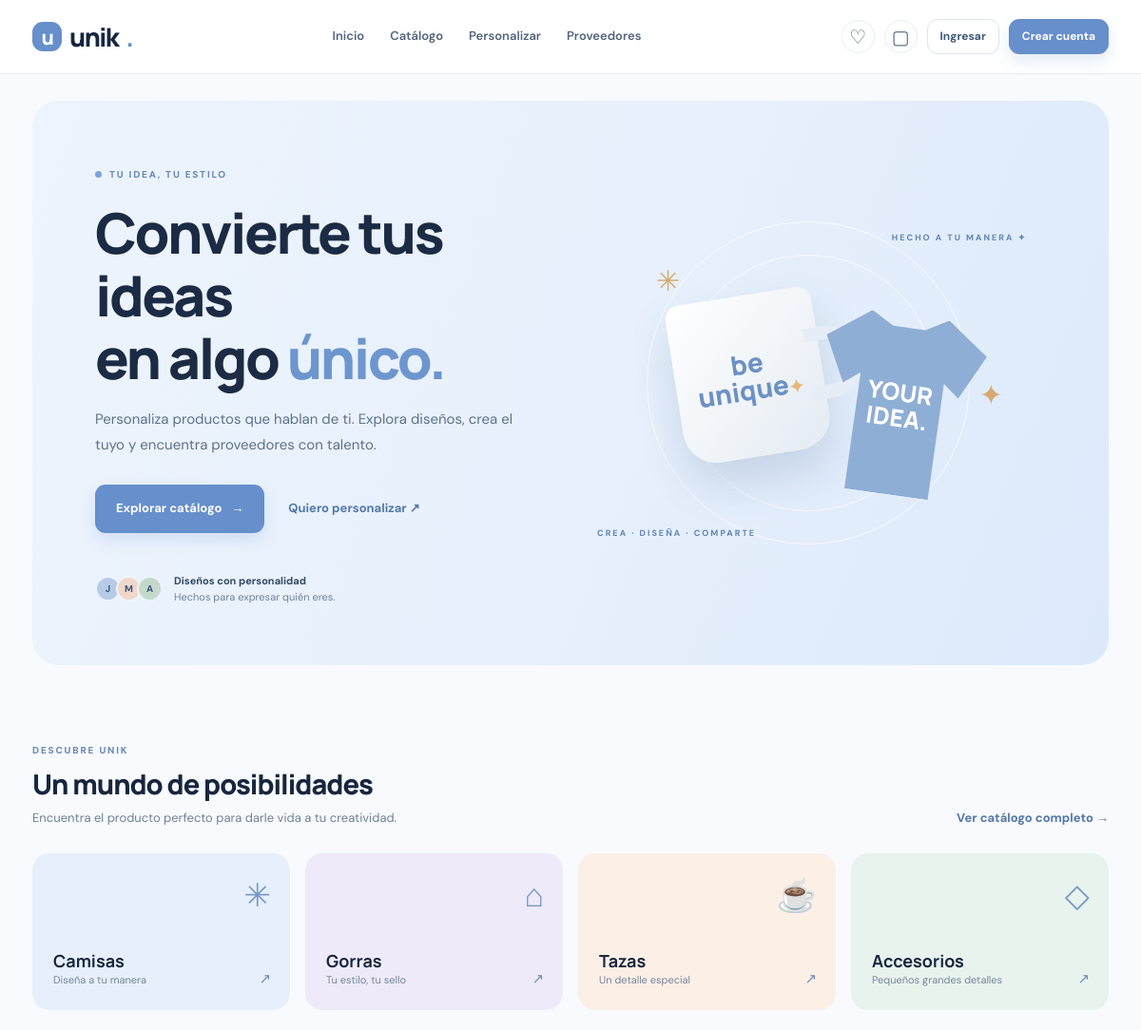
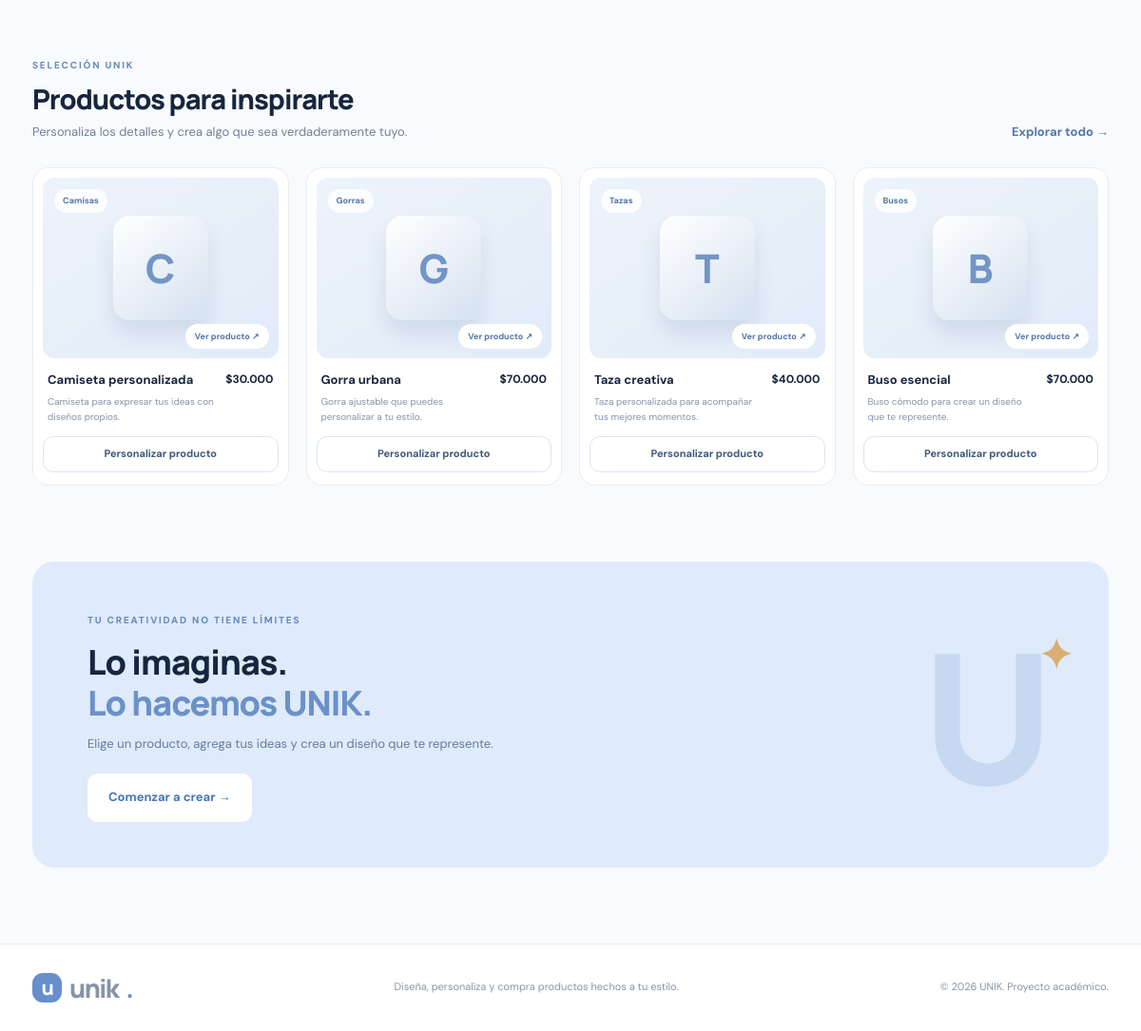
The page / on the database its author committed (2 pictures, top to bottom).
### tables this page shows
CREATE TABLE IF NOT EXISTS products (
  id INT UNSIGNED AUTO_INCREMENT PRIMARY KEY,
  name VARCHAR(120) NOT NULL,
  description TEXT,
  category VARCHAR(60) NOT NULL,
  price DECIMAL(10,2) NOT NULL,
  stock INT NOT NULL DEFAULT 0,
  active TINYINT(1) NOT NULL DEFAULT 1,
  created_at TIMESTAMP DEFAULT CURRENT_TIMESTAMP
);

### includes/functions.php (called while the page is built, shortened)
<?php
function e(?string $value): string {
    return htmlspecialchars($value ?? '', ENT_QUOTES, 'UTF-8');
}
function money($value): string {
    return '$' . number_format((float)$value, 0, ',', '.');
}

### index.php (the view, shortened to what this page needs)
<?php
require_once __DIR__ . '/config/database.php';
require_once __DIR__ . '/includes/functions.php';
$stmt = $pdo->query("SELECT * FROM products WHERE active=1 ORDER BY created_at DESC LIMIT 4");
$products = $stmt->fetchAll();
require __DIR__ . '/includes/header.php';
?>
<section class="hero">
  <div class="hero-copy">
    <span class="eyebrow"><span class="eyebrow-dot"></span> TU IDEA, TU ESTILO</span>
    <h1>Convierte tus ideas<br>en algo <span>único.</span></h1>
    <p>Personaliza productos que hablan de ti. Explora diseños, crea el tuyo y encuentra proveedores con talento.</p>
    <div class="hero-actions">
      <a class="btn btn-primary btn-lg" href="catalog.php">Explorar catálogo <span>→</span></a>
      <a class="text-link" href="catalog.php#personalizados">Quiero personalizar <span>↗</span></a>
    </div>
    <div class="hero-proof"><div class="proof-avatars"><i>J</i><i>M</i><i>A</i></div><span><strong>Diseños con personalidad</strong><br>Hechos para expresar quién eres.</span></div>
  </div>
  <div class="hero-art">
    <div class="art-orbit orbit-one"></div><div class="art-orbit orbit-two"></div>
    <div class="art-label label-top">HECHO A TU MANERA ✦</div>
    <div class="product-mockup mug"><div class="mug-handle"></div><span>be<br>unique<span class="spark">✦</span></span></div>
    <div class="product-mockup shirt"><span>YOUR<br>IDEA.</span></div>
    <div class="art-label label-bottom">CREA · DISEÑA · COMPARTE</div>
    <span class="floating-star star-a">✳</span><span class="floating-star star-b">✦</span>
  </div>
</section>
<section class="section">
  <div class="section-heading"><div><span class="eyebrow">DESCUBRE UNIK</span><h2>Un mundo de posibilidades</h2><p>Encuentra el producto perfecto para darle vida a tu creatividad.</p></div><a class="text-link" href="catalog.php">Ver catálogo completo →</a></div>
  <div class="category-grid">
    <a class="category-card cat-blue" href="catalog.php?category=Camisas"><span class="category-icon">✳</span><strong>Camisas</strong><small>Diseña a tu manera</small><span class="category-arrow">↗</span></a>
    <a class="category-card cat-lilac" href="catalog.php?category=Gorras"><span class="category-icon">⌂</span><strong>Gorras</strong><small>Tu estilo, tu sello</small><span class="category-arrow">↗</span></a>
    <a class="category-card cat-peach" href="catalog.php?category=Tazas"><span class="category-icon">☕</span><strong>Tazas</strong><small>Un detalle especial</small><span class="category-arrow">↗</span></a>
    <a class="category-card cat-mint" href="catalog.php?category=Accesorios"><span class="category-icon">◇</span><strong>Accesorios</strong><small>Pequeños grandes detalles</small><span class="category-arrow">↗</span></a>
  </div>
</section>
<section class="section">
  <div class="section-heading"><div><span class="eyebrow">SELECCIÓN UNIK</span><h2>Productos para inspirarte</h2><p>Personaliza los detalles y crea algo que sea verdaderamente tuyo.</p></div><a class="text-link" href="catalog.php">Explorar todo →</a></div>
  <div class="product-grid">
  <?php foreach ($products as $p): ?>
    <article class="product-card">
      <a class="product-image" href="product.php?id=<?= (int)$p['id'] ?>"><span class="product-tag"><?= e($p['category']) ?></span><div class="product-placeholder"><?= e(strtoupper(substr($p['name'],0,1))) ?></div><span class="quick-view">Ver producto ↗</span></a>
      <div class="product-info"><div><h3><?= e($p['name']) ?></h3><p><?= e($p['description']) ?></p></div><strong><?= money($p['price']) ?></strong></div>
      <a class="btn btn-outline btn-full" href="product.php?id=<?= (int)$p['id'] ?>">Personalizar producto</a>
    </article>
  <?php endforeach; ?>
  </div>
</section>
<section class="custom-banner" id="personalizados"><div><span class="eyebrow">TU CREATIVIDAD NO TIENE LÍMITES</span><h2>Lo imaginas.<br><span>Lo hacemos UNIK.</span></h2><p>Elige un producto, agrega tus ideas y crea un diseño que te represente.</p><a class="btn btn-light btn-lg" href="catalog.php">Comenzar a crear →</a></div><div class="banner-symbol">U<span>✦</span></div></section>
<?php require __DIR__ . '/includes/footer.php'; ?>

### rows shown on the page
products: category "Camisas", name "C", name "Camiseta personalizada", description "Camiseta para expresar tus ideas con diseños propios.", price "$30.000"
products: category "Gorras", name "G", name "Gorra urbana", description "Gorra ajustable que puedes personalizar a tu estilo.", price "$70.000"
products: category "Tazas", name "T", name "Taza creativa", description "Taza personalizada para acompañar tus mejores momentos.", price "$40.000"
products: category "Busos", name "B", name "Buso esencial", description "Buso cómodo para crear un diseño que te represente.", price "$70.000"
